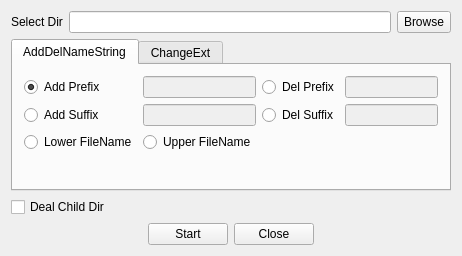
<?xml version="1.0" encoding="UTF-8"?>
<ui version="4.0">
 <class>ReNameWin</class>
 <widget class="QWidget" name="ReNameWin">
  <property name="geometry">
   <rect>
    <x>0</x>
    <y>0</y>
    <width>462</width>
    <height>256</height>
   </rect>
  </property>
  <property name="maximumSize">
   <size>
    <width>470</width>
    <height>260</height>
   </size>
  </property>
  <property name="windowTitle">
   <string>ReNameBatchWin</string>
  </property>
  <property name="windowIcon">
   <iconset resource="RealCompare.qrc">
    <normaloff>:/Resources/edit/global/notebook.png</normaloff>:/Resources/edit/global/notebook.png</iconset>
  </property>
  <layout class="QVBoxLayout" name="verticalLayout_2">
   <item>
    <layout class="QHBoxLayout" name="horizontalLayout">
     <item>
      <widget class="QLabel" name="label">
       <property name="text">
        <string>Select Dir</string>
       </property>
      </widget>
     </item>
     <item>
      <widget class="QLineEdit" name="lineEditDir"/>
     </item>
     <item>
      <widget class="QToolButton" name="toolButtonBrowse">
       <property name="sizePolicy">
        <sizepolicy hsizetype="Preferred" vsizetype="Preferred">
         <horstretch>0</horstretch>
         <verstretch>0</verstretch>
        </sizepolicy>
       </property>
       <property name="text">
        <string>Browse</string>
       </property>
      </widget>
     </item>
    </layout>
   </item>
   <item>
    <widget class="QTabWidget" name="optionsTab">
     <property name="currentIndex">
      <number>0</number>
     </property>
     <widget class="QWidget" name="addDelName">
      <attribute name="title">
       <string>AddDelNameString</string>
      </attribute>
      <layout class="QVBoxLayout" name="verticalLayout_3">
       <item>
        <layout class="QGridLayout" name="gridLayout">
         <item row="0" column="0">
          <widget class="QRadioButton" name="radioButtonAddPrefix">
           <property name="text">
            <string>Add Prefix</string>
           </property>
           <property name="checked">
            <bool>true</bool>
           </property>
          </widget>
         </item>
         <item row="0" column="1">
          <widget class="QLineEdit" name="lineEditAddPrefix">
           <property name="enabled">
            <bool>false</bool>
           </property>
          </widget>
         </item>
         <item row="0" column="2">
          <widget class="QRadioButton" name="radioButtonDelPrefix">
           <property name="text">
            <string>Del Prefix</string>
           </property>
          </widget>
         </item>
         <item row="0" column="3">
          <widget class="QLineEdit" name="lineEditDelPrefix">
           <property name="enabled">
            <bool>false</bool>
           </property>
          </widget>
         </item>
         <item row="1" column="0">
          <widget class="QRadioButton" name="radioButtonAddSuffix">
           <property name="text">
            <string>Add Suffix</string>
           </property>
          </widget>
         </item>
         <item row="1" column="1">
          <widget class="QLineEdit" name="lineEditAddSuffix">
           <property name="enabled">
            <bool>false</bool>
           </property>
          </widget>
         </item>
         <item row="1" column="2">
          <widget class="QRadioButton" name="radioButtonDelSuffix">
           <property name="text">
            <string>Del Suffix</string>
           </property>
          </widget>
         </item>
         <item row="1" column="3">
          <widget class="QLineEdit" name="lineEditDelSuffix">
           <property name="enabled">
            <bool>false</bool>
           </property>
          </widget>
         </item>
         <item row="2" column="0">
          <widget class="QRadioButton" name="radioButtonLower">
           <property name="text">
            <string>Lower FileName</string>
           </property>
          </widget>
         </item>
         <item row="2" column="1">
          <widget class="QRadioButton" name="radioButtonUpper">
           <property name="text">
            <string>Upper FileName</string>
           </property>
          </widget>
         </item>
        </layout>
       </item>
       <item>
        <spacer name="verticalSpacer_2">
         <property name="orientation">
          <enum>Qt::Vertical</enum>
         </property>
         <property name="sizeHint" stdset="0">
          <size>
           <width>20</width>
           <height>35</height>
          </size>
         </property>
        </spacer>
       </item>
      </layout>
     </widget>
     <widget class="QWidget" name="changeExt">
      <attribute name="title">
       <string>ChangeExt</string>
      </attribute>
      <layout class="QVBoxLayout" name="verticalLayout">
       <item>
        <layout class="QGridLayout" name="gridLayout_2">
         <item row="0" column="0">
          <widget class="QLabel" name="label_2">
           <property name="text">
            <string>Modify Ext To</string>
           </property>
          </widget>
         </item>
         <item row="0" column="1">
          <widget class="QLineEdit" name="lineEditDestExt"/>
         </item>
         <item row="0" column="2" colspan="2">
          <spacer name="horizontalSpacer_4">
           <property name="orientation">
            <enum>Qt::Horizontal</enum>
           </property>
           <property name="sizeHint" stdset="0">
            <size>
             <width>78</width>
             <height>20</height>
            </size>
           </property>
          </spacer>
         </item>
         <item row="1" column="0">
          <widget class="QLabel" name="label_3">
           <property name="text">
            <string>Deal Ext Type</string>
           </property>
          </widget>
         </item>
         <item row="1" column="1">
          <widget class="QComboBox" name="comboBoxExt">
           <property name="minimumSize">
            <size>
             <width>150</width>
             <height>0</height>
            </size>
           </property>
           <item>
            <property name="text">
             <string>All File Ext Type</string>
            </property>
           </item>
          </widget>
         </item>
         <item row="1" column="2">
          <widget class="QToolButton" name="definedFilterExt">
           <property name="text">
            <string>defined</string>
           </property>
          </widget>
         </item>
         <item row="1" column="3">
          <spacer name="horizontalSpacer_3">
           <property name="orientation">
            <enum>Qt::Horizontal</enum>
           </property>
           <property name="sizeHint" stdset="0">
            <size>
             <width>40</width>
             <height>20</height>
            </size>
           </property>
          </spacer>
         </item>
        </layout>
       </item>
       <item>
        <spacer name="verticalSpacer">
         <property name="orientation">
          <enum>Qt::Vertical</enum>
         </property>
         <property name="sizeHint" stdset="0">
          <size>
           <width>20</width>
           <height>40</height>
          </size>
         </property>
        </spacer>
       </item>
      </layout>
     </widget>
    </widget>
   </item>
   <item>
    <widget class="QCheckBox" name="checkBoxDealChildDir">
     <property name="text">
      <string>Deal Child Dir</string>
     </property>
    </widget>
   </item>
   <item>
    <layout class="QHBoxLayout" name="horizontalLayout_6">
     <item>
      <spacer name="horizontalSpacer">
       <property name="orientation">
        <enum>Qt::Horizontal</enum>
       </property>
       <property name="sizeHint" stdset="0">
        <size>
         <width>40</width>
         <height>20</height>
        </size>
       </property>
      </spacer>
     </item>
     <item>
      <widget class="QPushButton" name="startBt">
       <property name="text">
        <string>Start</string>
       </property>
      </widget>
     </item>
     <item>
      <widget class="QPushButton" name="closeBt">
       <property name="text">
        <string>Close</string>
       </property>
      </widget>
     </item>
     <item>
      <spacer name="horizontalSpacer_2">
       <property name="orientation">
        <enum>Qt::Horizontal</enum>
       </property>
       <property name="sizeHint" stdset="0">
        <size>
         <width>40</width>
         <height>20</height>
        </size>
       </property>
      </spacer>
     </item>
    </layout>
   </item>
  </layout>
 </widget>
 <layoutdefault spacing="6" margin="11"/>
 <resources>
  <include location="RealCompare.qrc"/>
 </resources>
 <connections>
  <connection>
   <sender>closeBt</sender>
   <signal>clicked()</signal>
   <receiver>ReNameWin</receiver>
   <slot>close()</slot>
   <hints>
    <hint type="sourcelabel">
     <x>288</x>
     <y>233</y>
    </hint>
    <hint type="destinationlabel">
     <x>456</x>
     <y>173</y>
    </hint>
   </hints>
  </connection>
  <connection>
   <sender>toolButtonBrowse</sender>
   <signal>clicked()</signal>
   <receiver>ReNameWin</receiver>
   <slot>slot_selectDir()</slot>
   <hints>
    <hint type="sourcelabel">
     <x>420</x>
     <y>15</y>
    </hint>
    <hint type="destinationlabel">
     <x>462</x>
     <y>54</y>
    </hint>
   </hints>
  </connection>
  <connection>
   <sender>startBt</sender>
   <signal>clicked()</signal>
   <receiver>ReNameWin</receiver>
   <slot>slot_startRename()</slot>
   <hints>
    <hint type="sourcelabel">
     <x>213</x>
     <y>234</y>
    </hint>
    <hint type="destinationlabel">
     <x>455</x>
     <y>232</y>
    </hint>
   </hints>
  </connection>
  <connection>
   <sender>definedFilterExt</sender>
   <signal>clicked()</signal>
   <receiver>ReNameWin</receiver>
   <slot>slot_userDefineExt()</slot>
   <hints>
    <hint type="sourcelabel">
     <x>307</x>
     <y>106</y>
    </hint>
    <hint type="destinationlabel">
     <x>457</x>
     <y>136</y>
    </hint>
   </hints>
  </connection>
 </connections>
 <slots>
  <slot>slot_selectDir()</slot>
  <slot>slot_startRename()</slot>
  <slot>slot_userDefineExt()</slot>
 </slots>
</ui>
